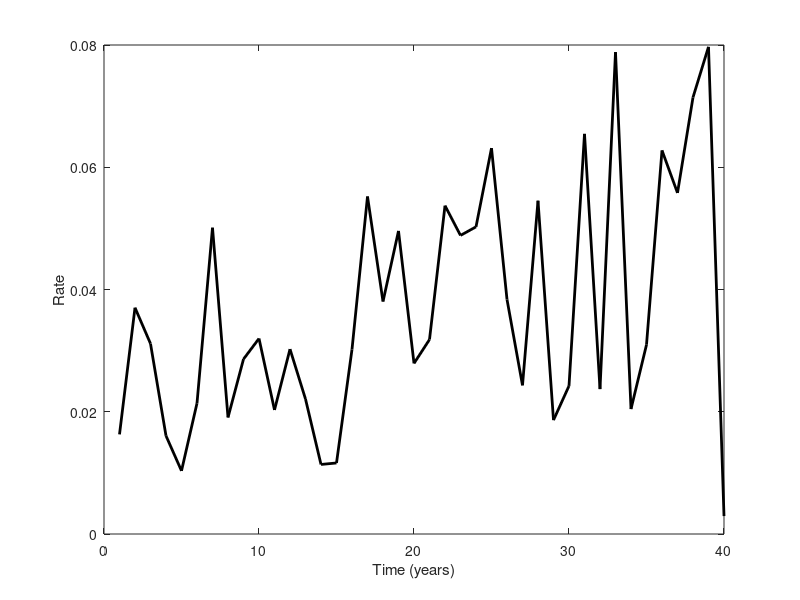

Source code (MATLAB):
function [ output_args ] = plot_attackRates()
%UNTITLED Summary of this function goes here
%   Detailed explanation goes here

%load('./FluLoadEvo_noAntigenic_N400_eps012/timeseries');
load('timeseries');
times = out(:,1);
I = out(:,9);
C = out(:,11);

T = length(times);
N = 40e06;
cycle = 36;
startLoc = 1;
endLoc = cycle;
attackRates = [];
cntr = 1;
while (endLoc < T)
   perc = sum(C(startLoc:endLoc)) / N;
   attackRates(cntr) = perc;
   startLoc = startLoc + cycle;
   endLoc = endLoc + cycle;
   cntr = cntr+1;
end

plot(attackRates, 'k', 'LineWidth', 2.0);
ylabel('Rate');
xlabel('Time (years)')
%hold on;
%plot(times, C, 'b', 'LineWidth', 2.0);


end
